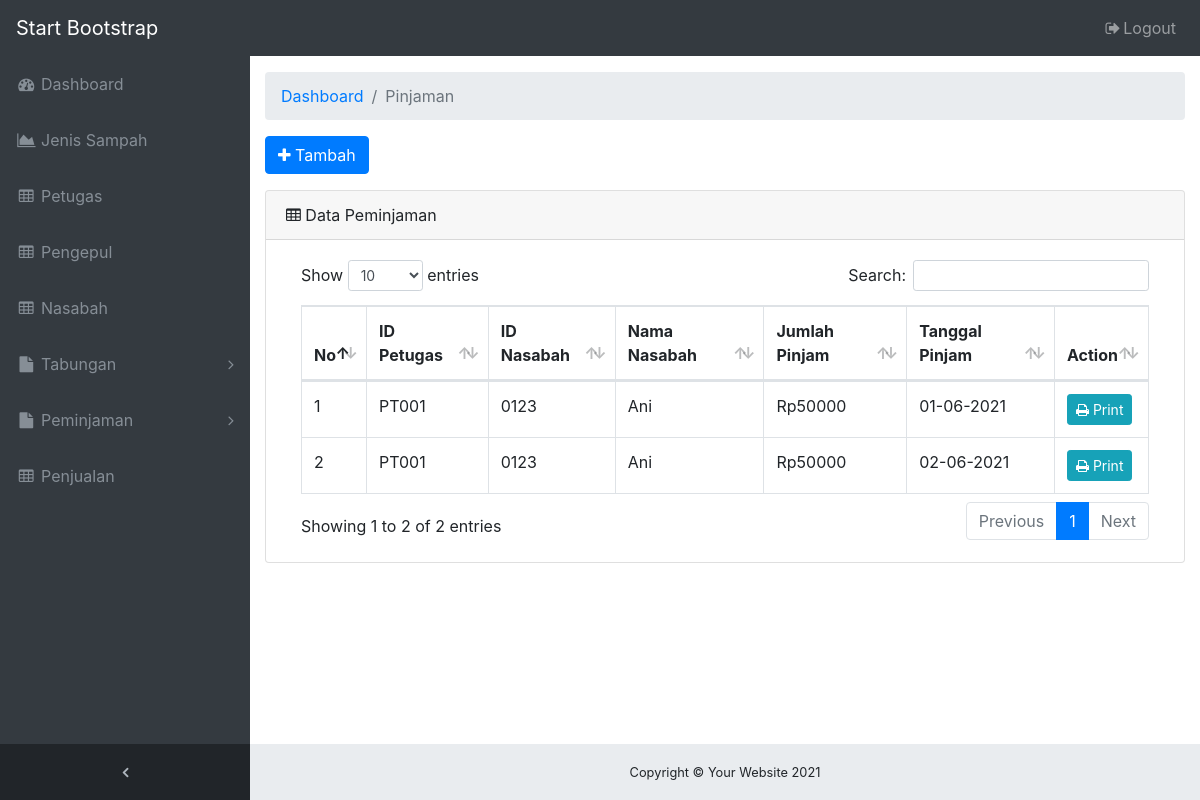
The page /ADMIN/menu-pinjaman.php (signed in) on the database as committed earlier.
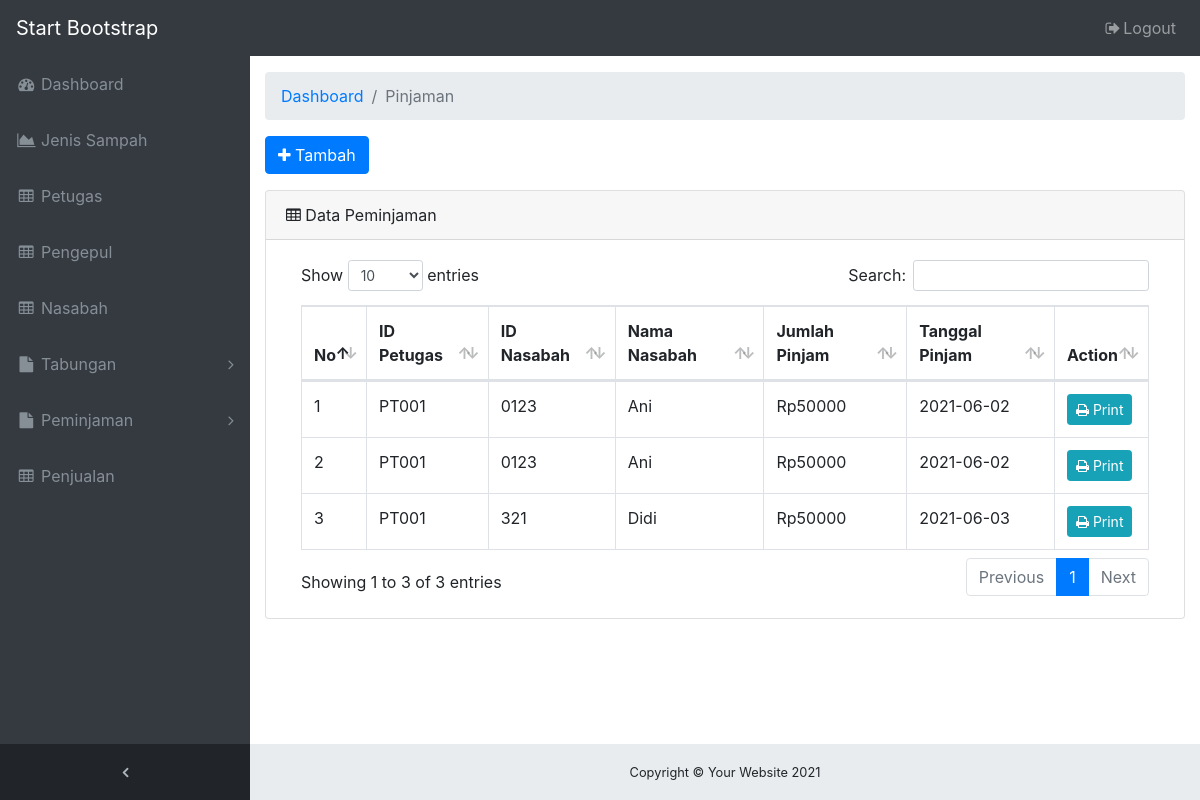
The same page on the database as committed later.
### tables this page shows
CREATE TABLE `tb_pinjaman` (
  `id_pinjam` varchar(10) NOT NULL,
  `id_petugas` varchar(10) NOT NULL,
  `id_nasabah` varchar(20) NOT NULL,
  `jumlah_pinjam` int(11) NOT NULL,
  `tanggal_pinjam` date NOT NULL
);

CREATE TABLE `tb_nasabah` (
  `id_nasabah` varchar(20) NOT NULL,
  `nama_nasabah` varchar(50) NOT NULL,
  `jk_nasabah` varchar(10) NOT NULL,
  `alamat_nasabah` varchar(50) NOT NULL,
  `telp_nasabah` varchar(15) NOT NULL,
  `pekerjaan_nasabah` varchar(15) NOT NULL,
  `tgl_daftar` date NOT NULL,
  `norek_nasabah` varchar(20) NOT NULL,
  `saldo_nasabah` int(11) NOT NULL,
  `pinjaman_nasabah` int(11) NOT NULL
);

### ADMIN/menu-pinjaman.php (the view, shortened to what this page needs)
<!DOCTYPE html>
<html lang="en">
<head>
  <link href="vendor/bootstrap/css/bootstrap.min.css" rel="stylesheet">
  <link href="vendor/font-awesome/css/font-awesome.min.css" rel="stylesheet" type="text/css">
  <link href="vendor/datatables/dataTables.bootstrap4.css" rel="stylesheet">
  <link href="css/sb-admin.css" rel="stylesheet">
  <?php include 'navbar.php'; ?>
</head>
<body class="fixed-nav sticky-footer bg-dark" id="page-top">
  <div class="content-wrapper">
    <div class="container-fluid">
      <ol class="breadcrumb">
        <li class="breadcrumb-item">
          <a href="#">Dashboard</a>
        </li>
        <li class="breadcrumb-item active">Pinjaman</li>
      </ol>
      <div class="form-group">
        <a href="form-tambah-pinjaman.php" class="btn btn-primary"><i class="fa fa-plus"></i> Tambah</a>
      </div>
      <div class="card mb-3">
        <div class="card-header">
          <i class="fa fa-table"></i> Data Peminjaman</div>
        <div class="card-body">
          <div class="table-responsive">
            <table class="table table-bordered" id="dataTable" width="100%" cellspacing="0">
              <thead>
                <tr>
                  <th>No</th>
                  <th>ID Petugas</th>
                  <th>ID Nasabah</th>
                  <th>Nama Nasabah</th>
                  <th>Jumlah Pinjam</th>
                  <th>Tanggal Pinjam</th>
                  <th>Action</th>
                </tr>
              </thead>
              <tbody>
                <?php
                include('koneksi_db.php');
                $result = mysqli_query($koneksi,"SELECT p.id_pinjam, p.id_petugas, p.id_nasabah, n.nama_nasabah, p.jumlah_pinjam, p.tanggal_pinjam
                  FROM tb_pinjaman p INNER JOIN tb_nasabah n
                  WHERE p.id_nasabah = n.id_nasabah");
                $nomor = 1;
                ?>
                <?php
                  while($data = mysqli_fetch_array($result)) {
                    echo "<tr>";
                    echo "<td>".$nomor++."</td>";
                    echo "<td>".$data['id_petugas']."</td>";
                    echo "<td>".$data['id_nasabah']."</td>";
                    echo "<td>".$data['nama_nasabah']."</td>";
                    echo "<td>Rp".$data['jumlah_pinjam']."</td>";
                    echo "<td>".$data['tanggal_pinjam']."</td>";
                    echo "<td>
                          <a href='print-struk-pinjaman.php?id=".$data['id_pinjam']."' class='btn btn-info btn-sm'><i class='fa fa-print'></i> Print</a>
                          </td>";
                    echo "</tr>";
                  }
                 ?>
              </tbody>
            </table>
          </div>
        </div>
      </div>
    </div>
    <?php include 'footer.php'; ?>
  </div>
</body>
</html>

Rows that differ between the two databases and show on the page:
changed tb_pinjaman (number 1 of 3 on the later page): tanggal_pinjam "01-06-2021" → "2021-06-02"
changed tb_pinjaman (number 2 of 3 on the later page): tanggal_pinjam "02-06-2021" → "2021-06-02"
added tb_pinjaman: id_petugas "PT001", id_nasabah "321", id_nasabah.nama_nasabah "Didi", jumlah_pinjam "50000", tanggal_pinjam "2021-06-03"
Other text that changed with them:
text written by a page script: "Show entries Search: Showing 1 to 2 of 2 entries Previous 1 Next" → "Show entries Search: Showing 1 to 3 of 3 entries Previous 1 Next"
